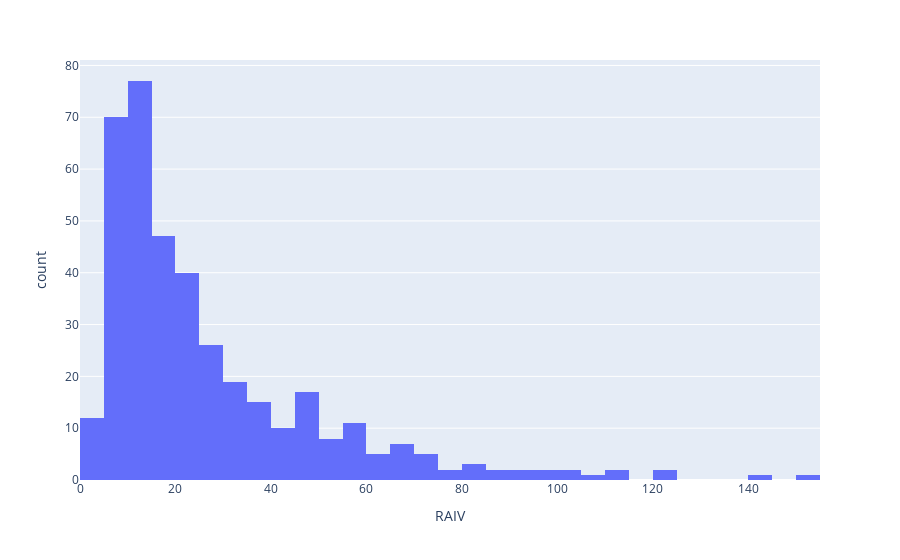

Write notebook code for a chart like this one.
### Code cell
# Raiv에 대한 histogram

fig=px.histogram(merged_data_result, x='RAIV')
fig.show()

### Figure 1 — Plotly figure (JSON) as saved in the notebook; plotly's stock layout.template omitted (floating-point values rounded to 4 significant figures; data arrays with more than 128 entries replaced by an {"elided": "..."} marker saying what was removed)
{"data": [{"alignmentgroup": "True", "bingroup": "x", "hovertemplate": "RAIV=%{x}<br>count=%{y}<extra></extra>", "legendgroup": "", "marker": {"color": "#636efa", "pattern": {"shape": ""}}, "name": "", "offsetgroup": "", "orientation": "v", "showlegend": false, "type": "histogram", "x": {"elided": "389 float values"}, "xaxis": "x", "yaxis": "y"}], "layout": {"barmode": "relative", "legend": {"tracegroupgap": 0}, "margin": {"t": 60}, "xaxis": {"anchor": "y", "domain": [0, 1], "title": {"text": "RAIV"}}, "yaxis": {"anchor": "x", "domain": [0, 1], "title": {"text": "count"}}}}
